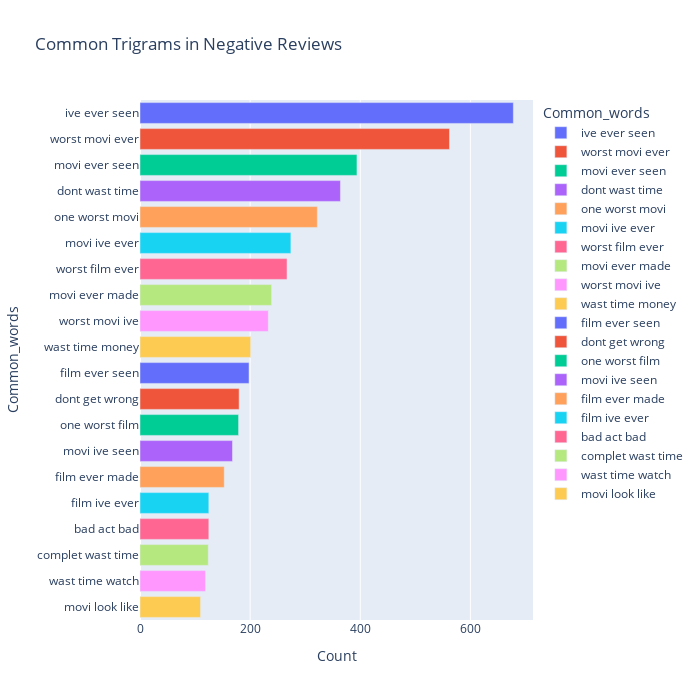

Write notebook code for a chart like this one.
### Code cell
most_common_tri_neg = get_top_text_ngrams(df.review[df.sentiment=='negative'],20,3)
most_common_tri_neg = dict(most_common_tri_neg)
temp = pd.DataFrame(columns = ["Common_words" , 'Count'])
temp["Common_words"] = list(most_common_tri_neg.keys())
temp["Count"] = list(most_common_tri_neg.values())
fig = px.bar(temp, x="Count", y="Common_words", title='Common Trigrams in Negative Reviews', orientation='h', 
             width=700, height=700,color='Common_words')
fig.show()

### Figure 1 — Plotly figure (JSON) as saved in the notebook; plotly's stock layout.template omitted (floating-point values rounded to 4 significant figures)
{"data": [{"alignmentgroup": "True", "hovertemplate": "Common_words=%{y}<br>Count=%{x}<extra></extra>", "legendgroup": "ive ever seen", "marker": {"color": "#636efa"}, "name": "ive ever seen", "offsetgroup": "ive ever seen", "orientation": "h", "showlegend": true, "textposition": "auto", "type": "bar", "x": [678], "xaxis": "x", "y": ["ive ever seen"], "yaxis": "y"}, {"alignmentgroup": "True", "hovertemplate": "Common_words=%{y}<br>Count=%{x}<extra></extra>", "legendgroup": "worst movi ever", "marker": {"color": "#EF553B"}, "name": "worst movi ever", "offsetgroup": "worst movi ever", "orientation": "h", "showlegend": true, "textposition": "auto", "type": "bar", "x": [562], "xaxis": "x", "y": ["worst movi ever"], "yaxis": "y"}, {"alignmentgroup": "True", "hovertemplate": "Common_words=%{y}<br>Count=%{x}<extra></extra>", "legendgroup": "movi ever seen", "marker": {"color": "#00cc96"}, "name": "movi ever seen", "offsetgroup": "movi ever seen", "orientation": "h", "showlegend": true, "textposition": "auto", "type": "bar", "x": [394], "xaxis": "x", "y": ["movi ever seen"], "yaxis": "y"}, {"alignmentgroup": "True", "hovertemplate": "Common_words=%{y}<br>Count=%{x}<extra></extra>", "legendgroup": "dont wast time", "marker": {"color": "#ab63fa"}, "name": "dont wast time", "offsetgroup": "dont wast time", "orientation": "h", "showlegend": true, "textposition": "auto", "type": "bar", "x": [364], "xaxis": "x", "y": ["dont wast time"], "yaxis": "y"}, {"alignmentgroup": "True", "hovertemplate": "Common_words=%{y}<br>Count=%{x}<extra></extra>", "legendgroup": "one worst movi", "marker": {"color": "#FFA15A"}, "name": "one worst movi", "offsetgroup": "one worst movi", "orientation": "h", "showlegend": true, "textposition": "auto", "type": "bar", "x": [322], "xaxis": "x", "y": ["one worst movi"], "yaxis": "y"}, {"alignmentgroup": "True", "hovertemplate": "Common_words=%{y}<br>Count=%{x}<extra></extra>", "legendgroup": "movi ive ever", "marker": {"color": "#19d3f3"}, "name": "movi ive ever", "offsetgroup": "movi ive ever", "orientation": "h", "showlegend": true, "textposition": "auto", "type": "bar", "x": [274], "xaxis": "x", "y": ["movi ive ever"], "yaxis": "y"}, {"alignmentgroup": "True", "hovertemplate": "Common_words=%{y}<br>Count=%{x}<extra></extra>", "legendgroup": "worst film ever", "marker": {"color": "#FF6692"}, "name": "worst film ever", "offsetgroup": "worst film ever", "orientation": "h", "showlegend": true, "textposition": "auto", "type": "bar", "x": [267], "xaxis": "x", "y": ["worst film ever"], "yaxis": "y"}, {"alignmentgroup": "True", "hovertemplate": "Common_words=%{y}<br>Count=%{x}<extra></extra>", "legendgroup": "movi ever made", "marker": {"color": "#B6E880"}, "name": "movi ever made", "offsetgroup": "movi ever made", "orientation": "h", "showlegend": true, "textposition": "auto", "type": "bar", "x": [239], "xaxis": "x", "y": ["movi ever made"], "yaxis": "y"}, {"alignmentgroup": "True", "hovertemplate": "Common_words=%{y}<br>Count=%{x}<extra></extra>", "legendgroup": "worst movi ive", "marker": {"color": "#FF97FF"}, "name": "worst movi ive", "offsetgroup": "worst movi ive", "orientation": "h", "showlegend": true, "textposition": "auto", "type": "bar", "x": [233], "xaxis": "x", "y": ["worst movi ive"], "yaxis": "y"}, {"alignmentgroup": "True", "hovertemplate": "Common_words=%{y}<br>Count=%{x}<extra></extra>", "legendgroup": "wast time money", "marker": {"color": "#FECB52"}, "name": "wast time money", "offsetgroup": "wast time money", "orientation": "h", "showlegend": true, "textposition": "auto", "type": "bar", "x": [201], "xaxis": "x", "y": ["wast time money"], "yaxis": "y"}, {"alignmentgroup": "True", "hovertemplate": "Common_words=%{y}<br>Count=%{x}<extra></extra>", "legendgroup": "film ever seen", "marker": {"color": "#636efa"}, "name": "film ever seen", "offsetgroup": "film ever seen", "orientation": "h", "showlegend": true, "textposition": "auto", "type": "bar", "x": [198], "xaxis": "x", "y": ["film ever seen"], "yaxis": "y"}, {"alignmentgroup": "True", "hovertemplate": "Common_words=%{y}<br>Count=%{x}<extra></extra>", "legendgroup": "dont get wrong", "marker": {"color": "#EF553B"}, "name": "dont get wrong", "offsetgroup": "dont get wrong", "orientation": "h", "showlegend": true, "textposition": "auto", "type": "bar", "x": [180], "xaxis": "x", "y": ["dont get wrong"], "yaxis": "y"}, {"alignmentgroup": "True", "hovertemplate": "Common_words=%{y}<br>Count=%{x}<extra></extra>", "legendgroup": "one worst film", "marker": {"color": "#00cc96"}, "name": "one worst film", "offsetgroup": "one worst film", "orientation": "h", "showlegend": true, "textposition": "auto", "type": "bar", "x": [179], "xaxis": "x", "y": ["one worst film"], "yaxis": "y"}, {"alignmentgroup": "True", "hovertemplate": "Common_words=%{y}<br>Count=%{x}<extra></extra>", "legendgroup": "movi ive seen", "marker": {"color": "#ab63fa"}, "name": "movi ive seen", "offsetgroup": "movi ive seen", "orientation": "h", "showlegend": true, "textposition": "auto", "type": "bar", "x": [168], "xaxis": "x", "y": ["movi ive seen"], "yaxis": "y"}, {"alignmentgroup": "True", "hovertemplate": "Common_words=%{y}<br>Count=%{x}<extra></extra>", "legendgroup": "film ever made", "marker": {"color": "#FFA15A"}, "name": "film ever made", "offsetgroup": "film ever made", "orientation": "h", "showlegend": true, "textposition": "auto", "type": "bar", "x": [153], "xaxis": "x", "y": ["film ever made"], "yaxis": "y"}, {"alignmentgroup": "True", "hovertemplate": "Common_words=%{y}<br>Count=%{x}<extra></extra>", "legendgroup": "film ive ever", "marker": {"color": "#19d3f3"}, "name": "film ive ever", "offsetgroup": "film ive ever", "orientation": "h", "showlegend": true, "textposition": "auto", "type": "bar", "x": [125], "xaxis": "x", "y": ["film ive ever"], "yaxis": "y"}, {"alignmentgroup": "True", "hovertemplate": "Common_words=%{y}<br>Count=%{x}<extra></extra>", "legendgroup": "bad act bad", "marker": {"color": "#FF6692"}, "name": "bad act bad", "offsetgroup": "bad act bad", "orientation": "h", "showlegend": true, "textposition": "auto", "type": "bar", "x": [125], "xaxis": "x", "y": ["bad act bad"], "yaxis": "y"}, {"alignmentgroup": "True", "hovertemplate": "Common_words=%{y}<br>Count=%{x}<extra></extra>", "legendgroup": "complet wast time", "marker": {"color": "#B6E880"}, "name": "complet wast time", "offsetgroup": "complet wast time", "orientation": "h", "showlegend": true, "textposition": "auto", "type": "bar", "x": [124], "xaxis": "x", "y": ["complet wast time"], "yaxis": "y"}, {"alignmentgroup": "True", "hovertemplate": "Common_words=%{y}<br>Count=%{x}<extra></extra>", "legendgroup": "wast time watch", "marker": {"color": "#FF97FF"}, "name": "wast time watch", "offsetgroup": "wast time watch", "orientation": "h", "showlegend": true, "textposition": "auto", "type": "bar", "x": [119], "xaxis": "x", "y": ["wast time watch"], "yaxis": "y"}, {"alignmentgroup": "True", "hovertemplate": "Common_words=%{y}<br>Count=%{x}<extra></extra>", "legendgroup": "movi look like", "marker": {"color": "#FECB52"}, "name": "movi look like", "offsetgroup": "movi look like", "orientation": "h", "showlegend": true, "textposition": "auto", "type": "bar", "x": [110], "xaxis": "x", "y": ["movi look like"], "yaxis": "y"}], "layout": {"barmode": "relative", "height": 700, "legend": {"title": {"text": "Common_words"}, "tracegroupgap": 0}, "title": {"text": "Common Trigrams in Negative Reviews"}, "width": 700, "xaxis": {"anchor": "y", "domain": [0, 1], "title": {"text": "Count"}}, "yaxis": {"anchor": "x", "categoryarray": ["movi look like", "wast time watch", "complet wast time", "bad act bad", "film ive ever", "film ever made", "movi ive seen", "one worst film", "dont get wrong", "film ever seen", "wast time money", "worst movi ive", "movi ever made", "worst film ever", "movi ive ever", "one worst movi", "dont wast time", "movi ever seen", "worst movi ever", "ive ever seen"], "categoryorder": "array", "domain": [0, 1], "title": {"text": "Common_words"}}}}
